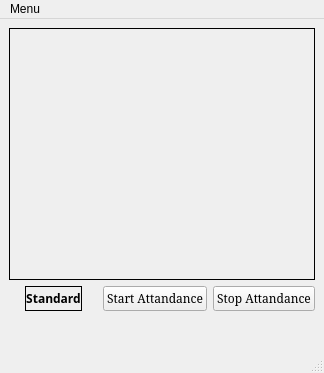
<?xml version="1.0" encoding="UTF-8"?>
<ui version="4.0">
 <class>MainWindow</class>
 <widget class="QMainWindow" name="MainWindow">
  <property name="geometry">
   <rect>
    <x>0</x>
    <y>0</y>
    <width>324</width>
    <height>373</height>
   </rect>
  </property>
  <property name="windowTitle">
   <string>MainWindow</string>
  </property>
  <widget class="QWidget" name="centralwidget">
   <layout class="QGridLayout" name="gridLayout">
    <item row="0" column="0">
     <layout class="QVBoxLayout" name="verticalLayout" stretch="10,1,1">
      <item>
       <widget class="QLabel" name="videoprocess">
        <property name="frameShape">
         <enum>QFrame::Box</enum>
        </property>
        <property name="midLineWidth">
         <number>20</number>
        </property>
        <property name="text">
         <string/>
        </property>
        <property name="alignment">
         <set>Qt::AlignCenter</set>
        </property>
       </widget>
      </item>
      <item>
       <layout class="QHBoxLayout" name="horizontalLayout" stretch="1,1,1,0,0">
        <item>
         <spacer name="horizontalSpacer">
          <property name="orientation">
           <enum>Qt::Horizontal</enum>
          </property>
          <property name="sizeHint" stdset="0">
           <size>
            <width>40</width>
            <height>20</height>
           </size>
          </property>
         </spacer>
        </item>
        <item>
         <widget class="QLabel" name="class_label">
          <property name="font">
           <font>
            <family>Sitka Subheading Semibold</family>
            <weight>75</weight>
            <bold>true</bold>
           </font>
          </property>
          <property name="frameShape">
           <enum>QFrame::Box</enum>
          </property>
          <property name="text">
           <string>Standard</string>
          </property>
          <property name="alignment">
           <set>Qt::AlignCenter</set>
          </property>
         </widget>
        </item>
        <item>
         <spacer name="horizontalSpacer_2">
          <property name="orientation">
           <enum>Qt::Horizontal</enum>
          </property>
          <property name="sizeHint" stdset="0">
           <size>
            <width>40</width>
            <height>20</height>
           </size>
          </property>
         </spacer>
        </item>
        <item>
         <widget class="QPushButton" name="StartAttandance">
          <property name="font">
           <font>
            <family>Noto Serif</family>
           </font>
          </property>
          <property name="text">
           <string>Start Attandance</string>
          </property>
         </widget>
        </item>
        <item>
         <widget class="QPushButton" name="StopAttandance">
          <property name="font">
           <font>
            <family>Noto Serif</family>
           </font>
          </property>
          <property name="text">
           <string>Stop Attandance</string>
          </property>
         </widget>
        </item>
       </layout>
      </item>
      <item>
       <widget class="QLabel" name="Log">
        <property name="font">
         <font>
          <family>Noto Serif</family>
         </font>
        </property>
        <property name="text">
         <string/>
        </property>
        <property name="alignment">
         <set>Qt::AlignCenter</set>
        </property>
       </widget>
      </item>
     </layout>
    </item>
   </layout>
  </widget>
  <widget class="QStatusBar" name="statusbar"/>
  <widget class="QMenuBar" name="menubar">
   <property name="geometry">
    <rect>
     <x>0</x>
     <y>0</y>
     <width>324</width>
     <height>18</height>
    </rect>
   </property>
   <widget class="QMenu" name="menuReport">
    <property name="title">
     <string>Menu</string>
    </property>
    <addaction name="actionAttandance_Report"/>
    <addaction name="actionConfiguration"/>
    <addaction name="actionAdd_Student"/>
   </widget>
   <addaction name="menuReport"/>
  </widget>
  <action name="actionAttandance_Report">
   <property name="text">
    <string>Attandance Report</string>
   </property>
  </action>
  <action name="actionConfiguration">
   <property name="text">
    <string>Configuration</string>
   </property>
  </action>
  <action name="actionAdd_Student">
   <property name="text">
    <string>Add Student</string>
   </property>
  </action>
 </widget>
 <resources/>
 <connections/>
</ui>
